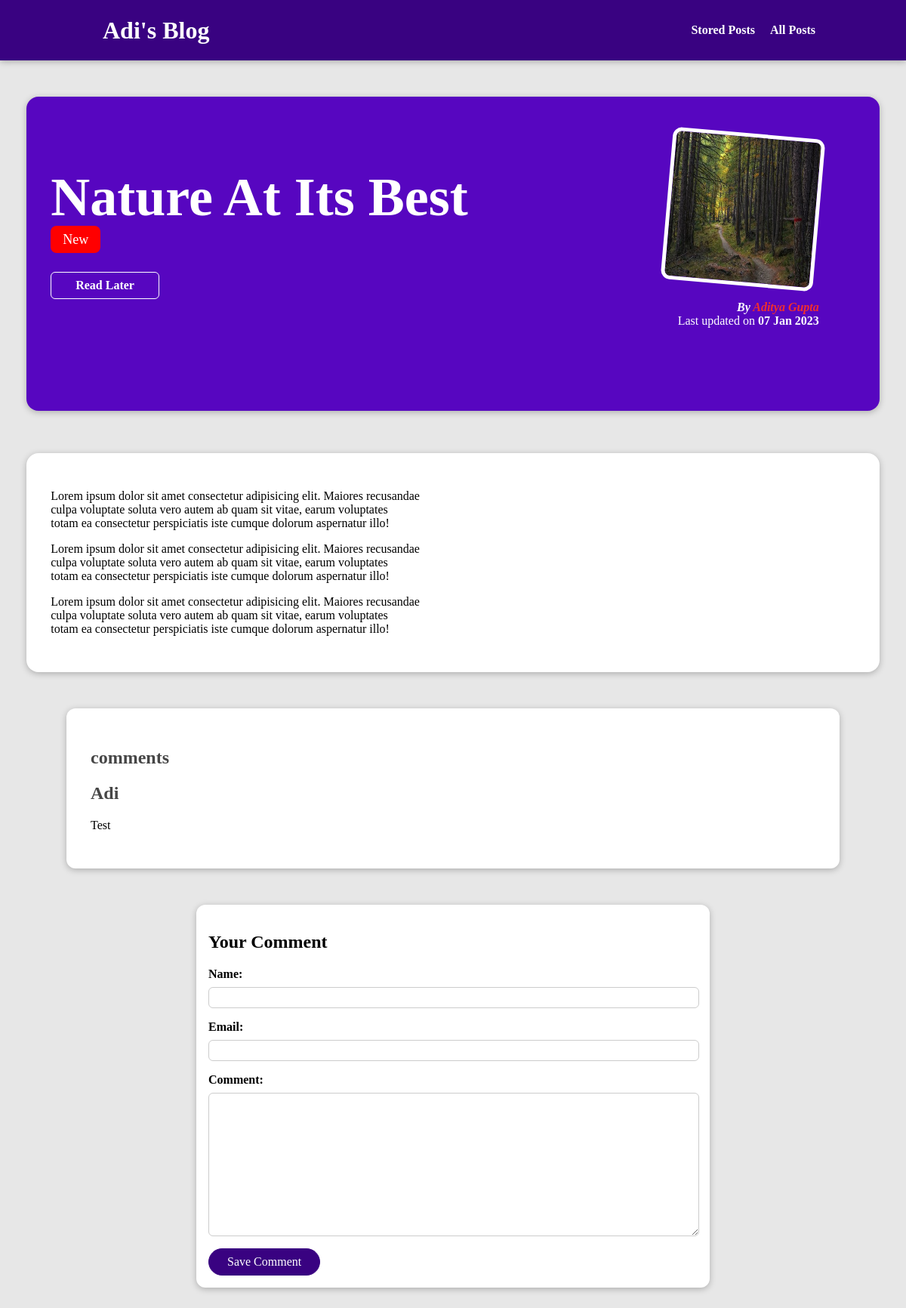
The app's page /posts/into-the-woods with its own data.
### blog/models.py (models this page shows, shortened)
class Post(models.Model):
    title = models.CharField(max_length=150)
    excerpt = models.CharField(max_length=1000)
    image = models.ImageField(upload_to="posts",null=True)
    date = models.DateField(auto_now=True)
    slug = models.SlugField(unique=True, db_index=True)
    content = models.TextField(validators=[MinLengthValidator(10)])
    author =models.ForeignKey(Author, on_delete= models.SET_NULL,related_name="posts",null=True)
    tags = models.ManyToManyField(Tag)

class Tag(models.Model):
    caption = models.CharField(max_length=20)
    def __str__(self):
        return self.caption

class Author(models.Model):
    first_name = models.CharField(max_length=150)
    last_name = models.CharField(max_length=150)
    email_id = models.EmailField(max_length=254)
    def full_name(self):
        return f"{self.first_name} {self.last_name}"
    def __str__(self):
        return self.full_name()

class Comment(models.Model):
    user_name= models.CharField(max_length=120)
    user_email = models.EmailField()
    text=models.TextField(max_length=400)
    post=models.ForeignKey(Post,on_delete=models.CASCADE,related_name="comments")

### blog/views.py (the view, shortened to what this page needs)
# urls.py: path("posts/<slug:slug>", views.SinglePostView.as_view(), name="post-detail"),
class SinglePostView(View):
    def is_stored_post(self,request,post_id):
        stored_posts=request.session.get("stored_posts")
        if stored_posts is not None:
            is_saved_for_later=post_id  in stored_posts
        else:
            is_saved_for_later=False
        return  is_saved_for_later
    def get(self,request,slug):
        post=Post.objects.get(slug=slug)
        context={
            "post":post,
            "post_tag":post.tags.all(),
            "comment_form":CommentForm(),
            "comments":post.comments.all().order_by("-id"),
            "saved_for_later": self.is_stored_post(request,post.id)
        }
        return render(request, "blog/post-detail.html", context)

### blog/forms.py
class CommentForm(forms.ModelForm):
    class Meta:
        model=Comment
        exclude = ["post"]
        labels={
            "user_name":"Name",
            "user_email":"Email",
            "text":"Comment"
        }
        error_messages = {
            "user_name":{
                "required":"Your name can't be blank",
                "max_length":"Please enter a shoter name"
            }
        }

### blog/templates/blog/post-detail.html (shortened to what this page needs)
{% extends "base.html" %}
{% load static %}
{% block css_files %}
<link rel="stylesheet" href="{% static "blog/post-detail.css"%}" />
{% endblock css_files %}
{% block content %}
  <section id="summary">
    <h2>{{post.title}}
    </h2>
    <div>
      {% for tag in post_tag %}
      <span class="tag"> {{tag}} </span>
      {% endfor %}
    </div>
    <div id="read-later">
      <form action="{% url "read-later" %}" method="POST">
      <button>
        {% if saved_for_later %}
        Remove from "Read Later" List
        {% else %}
        Read Later
        {% endif%}
      </button>
      </form>
    </div>
    <article>
        <img src="{{post.image.url}}" alt="{{post.title}}" />
        <address>By <a href="mailto: {{post.author.email_id}} " >{{post.author}} </a></address>
        <div>
            Last updated on <time>{{post.date|date:"d M Y"}}</time>
        </div>
    </article>
  </section>
  <main>
    {{post.content|linebreaks}}
  </main>
  <section id="comments">
    <h2>comments</h2>
    <ul>
      {% for comment in comments %}
        <li>
          <h2>{{ comment.user_name }}</h2>
          <p>{{ comment.text|linebreaks }}</p>
        </li>
      {% endfor %}
    </ul>
  </section>
  <section id="comment-form">
    <h2>Your Comment</h2>
    <form action= "{% url "post-detail" post.slug %}" method="POST">
      {% for form_field  in comment_form %}
      <div class="form-control {%if form_field.errors%}invalid{%endif%} ">
        {{form_field.label_tag}}
        {{form_field}}
      </div>
      {% endfor %}
      <button>Save Comment</button>
    </form>
  </section>
{% endblock content %}

### blog/static/blog/post-detail.css (style rules this page uses)
body { background-color: #e7e7e7; }
#summary { margin: 8rem auto 3rem auto; padding: 2rem; width: 90%; max-width: 90rem; border-radius: 16px; background-color: #5706c0; position:relative ; box-shadow: 0 2px 8px rgba(0,0,0,0.25); height: 22rem; }
#summary h2 { color: white; font-size: 4.5rem; margin-bottom: 0.25rem; }
#summary article { position: absolute; top: 2rem; right: 3rem; padding: 1rem 2rem; border-radius: 12px; text-align: right; color: white; }
#summary article img { width: 12rem; height: 12rem; border-radius: 12px; transform: rotateZ(5deg); border: 5px solid white; margin-bottom: 1rem; }
#summary address { font-weight: bold; }
#summary a { color: rgb(241, 46, 46); text-decoration: none; }
#summary time { font-weight: bold; }
#read-later { margin: 2rem 0; }
#read-later button { background-color: transparent; border: 1px solid white; padding: 0.5rem 2rem; font: inherit; color: white; cursor: pointer; border-radius: 6px; font-weight: bold; }
main { margin: 3.5rem auto 3rem auto; padding: 2rem; width: 90%; max-width: 90rem; border-radius: 16px; background-color:white; position:relative ; box-shadow: 0 2px 8px rgba(0,0,0,0.25); }
.tag { background-color: red; color: white; padding: 0.5rem 1rem; border-radius: 8px; font-size: large; }
#comment-form { margin: 3rem auto; width: 90%; max-width: 40rem; border-radius: 12px; background-color: white; box-shadow: 0 2px 8px rgba(0,0,0,0.25); padding: 1rem; padding-right: 1.5rem; }
.form-control { margin-bottom: 1rem; }
#comment-form button { font:inherit; background-color: #390281; color: white; border: 1px solid #390281; padding: 0.5rem 1.5rem; border-radius: 6rem; cursor: pointer; }
.form-control label { font-weight: bold; margin-bottom: 0.5rem; display: block; }
.form-control input, .form-control textarea { display: block; width: 100%; font: inherit; padding: 0.25rem; border-radius: 6px; border: 1px solid #ccc; }
#comments { margin: 3rem auto; width: 90%; max-width: 60rem; border-radius: 12px; background-color: white; box-shadow: 0 2px 8px rgba(0,0,0,0.25); padding: 2rem; }
#comments ul { list-style: none; margin: 0; padding: 0; }
#comments li { margin-bottom: 1rem; border-bottom: 2px solid #ccc; }
#comments li:last-of-type { border-bottom: none; }
#comments h2 { color: #464646; }

### records on screen
Post: title "Nature At Its Best", image (picture), author "Aditya Gupta", date "07 Jan 2023", content "Lorem ipsum dolor sit amet consectetur adipisicing elit. Maiores recusandae culpa voluptate soluta vero autem ab quam sit vitae, earum voluptates totam ea consectetur perspiciatis iste cumque dolorum aspernatur illo! Lorem ipsum dolor sit amet consectetur adipisicing elit. Maiores recusandae culpa voluptate soluta vero autem ab quam sit vitae, earum voluptates totam ea consectetur perspiciatis iste cumque dolorum aspernatur illo! Lorem ipsum dolor sit amet consectetur adipisicing elit. Maiores recusandae culpa voluptate soluta vero autem ab quam sit vitae, earum voluptates totam ea consectetur perspiciatis iste cumque dolorum aspernatur illo!"
Tag: caption "New"
Comment: user_name "Adi", text "Test"
